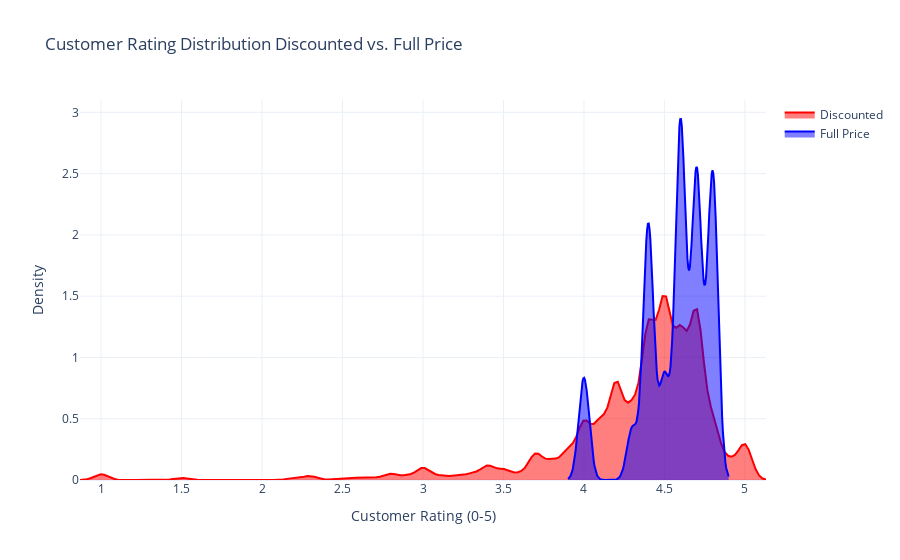

Notebook code for this chart:
### Code cell
plot = go.Figure()

for label, x, y in kde_data:
    plot.add_trace(go.Scatter(
        x=x,
        y=y,
        mode='lines',
        name=label,
        fill='tozeroy',
        line=dict(color=colors[label]),
        hovertemplate=f"{label}<br>Rating: %{{x:.2f}}<br>Density: %{{y:.3f}}"
    ))

plot.update_layout(
    title="Customer Rating Distribution Discounted vs. Full Price",
    xaxis_title="Customer Rating (0-5)",
    yaxis_title="Density",
    template="plotly_white",
    height=500
)
plot.show()

### Figure 1 — Plotly figure (JSON) as saved in the notebook; plotly's stock layout.template omitted (floating-point values rounded to 4 significant figures; data arrays with more than 128 entries replaced by an {"elided": "..."} marker saying what was removed)
{"data": [{"fill": "tozeroy", "hovertemplate": "Discounted<br>Rating: %{x:.2f}<br>Density: %{y:.3f}", "line": {"color": "red"}, "mode": "lines", "name": "Discounted", "type": "scatter", "x": {"elided": "200 float values"}, "y": {"elided": "200 float values"}}, {"fill": "tozeroy", "hovertemplate": "Full Price<br>Rating: %{x:.2f}<br>Density: %{y:.3f}", "line": {"color": "blue"}, "mode": "lines", "name": "Full Price", "type": "scatter", "x": {"elided": "200 float values"}, "y": {"elided": "200 float values"}}], "layout": {"autosize": true, "title": {"text": "Customer Rating Distribution Discounted vs. Full Price"}, "xaxis": {"autorange": true, "range": [0.8688, 5.131], "title": {"text": "Customer Rating (0-5)"}, "type": "linear"}, "yaxis": {"autorange": true, "range": [0, 3.101], "title": {"text": "Density"}, "type": "linear"}}}
